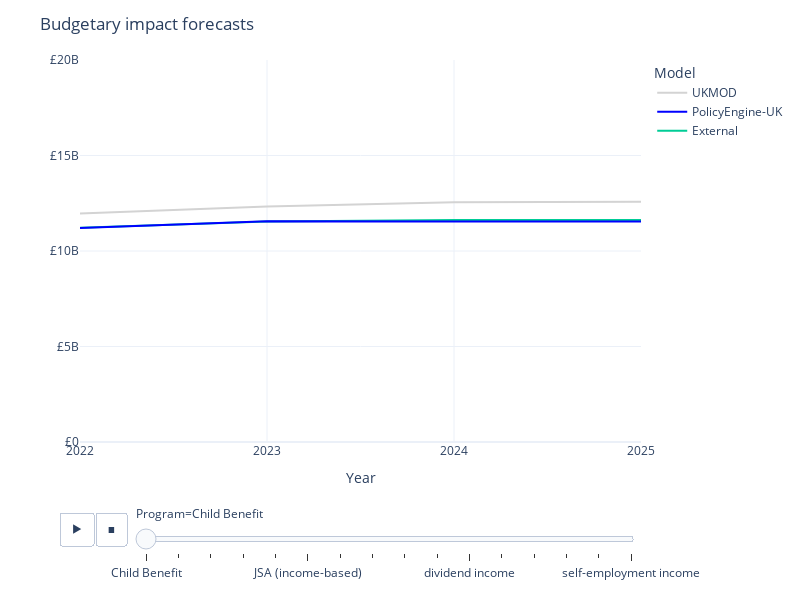

Write notebook code for a chart like this one.
### Markdown cell above
### Forecast comparison

### Code cell
def table_to_model_comparison(table):
    df = table.reset_index()
    df.columns = ["Model", "Year"] + list(table.columns)
    return (
        pd.melt(df, id_vars=["Year", "Model"])
        .pivot(index=["Year", "variable"], columns="Model", values="value")
        .reset_index()
        .rename(columns=dict(variable="Program"))
    )


def tables_to_model_comparisons(tables):
    dfs = []
    for key, table in tables.items():
        df = table_to_model_comparison(table)
        df = df.rename(
            columns={
                column: f"{column} {key}"
                if key != "" and column not in ("Year", "Model", "Program")
                else column
                for column in df.columns
            }
        )
        dfs.append(df)
    df = pd.concat(dfs, axis=1)
    df = df.loc[:, ~df.columns.duplicated()]
    return df


def model_forecast_chart(table, title=None, currency=True):
    hovertemplate = ""
    df = table_to_model_comparison(table)
    fig = (
        px.line(
            df,
            animation_frame="Program",
            x="Year",
            y=[EXTERNAL, policyengine_uk, UKMOD],
            color_discrete_map={
                policyengine_uk: "blue",
                UKMOD: "lightgrey",
            },
        )
        .update_layout(
            width=800,
            height=600,
            yaxis_tickprefix="£" if currency else "",
            title=title,
            template="plotly_white",
            legend_title="Model",
            yaxis_title="",
            yaxis_range=(0, 20e9) if currency else (0, 10e6),
            legend_traceorder="reversed",
            xaxis_tickvals=list(range(2022, 2026)),
        )
        .update_traces(hovertemplate=hovertemplate)
    )
    for frame in fig.frames:
        for data in frame.data:
            data.hovertemplate = hovertemplate
    return fig


model_forecast_chart(
    model_validation_table(budgetary_impact, divisor=1, decimals=1),
    title="Budgetary impact forecasts",
)

### Figure 1 — Plotly figure (JSON) as saved in the notebook; plotly's stock layout.template omitted (floating-point values rounded to 4 significant figures)
{"data": [{"hovertemplate": "", "legendgroup": "External", "line": {"color": "#00cc96", "dash": "solid"}, "marker": {"symbol": "circle"}, "mode": "lines", "name": "External", "orientation": "h", "showlegend": true, "type": "scatter", "x": [2022, 2023, 2024, 2025], "xaxis": "x", "y": [11213000000, 11546000000, 11626000000, 11627000000], "yaxis": "y"}, {"hovertemplate": "", "legendgroup": "PolicyEngine-UK", "line": {"color": "blue", "dash": "solid"}, "marker": {"symbol": "circle"}, "mode": "lines", "name": "PolicyEngine-UK", "orientation": "h", "showlegend": true, "type": "scatter", "x": [2022, 2023, 2024, 2025], "xaxis": "x", "y": [11210000000.0, 11560000000.0, 11550000000.0, 11540000000.0], "yaxis": "y"}, {"hovertemplate": "", "legendgroup": "UKMOD", "line": {"color": "lightgrey", "dash": "solid"}, "marker": {"symbol": "circle"}, "mode": "lines", "name": "UKMOD", "orientation": "h", "showlegend": true, "type": "scatter", "x": [2022, 2023, 2024, 2025], "xaxis": "x", "y": [11963000000, 12331000000, 12547000000, 12579000000], "yaxis": "y"}], "layout": {"height": 600, "legend": {"title": {"text": "Model"}, "tracegroupgap": 0, "traceorder": "reversed"}, "margin": {"t": 60}, "sliders": [{"active": 0, "currentvalue": {"prefix": "Program="}, "len": 0.9, "pad": {"b": 10, "t": 60}, "steps": [{"args": [["Child Benefit"], {"frame": {"duration": 0, "redraw": false}, "fromcurrent": true, "mode": "immediate", "transition": {"duration": 0, "easing": "linear"}}], "label": "Child Benefit", "method": "animate"}, {"args": [["Child Tax Credit"], {"frame": {"duration": 0, "redraw": false}, "fromcurrent": true, "mode": "immediate", "transition": {"duration": 0, "easing": "linear"}}], "label": "Child Tax Credit", "method": "animate"}, {"args": [["Housing Benefit"], {"frame": {"duration": 0, "redraw": false}, "fromcurrent": true, "mode": "immediate", "transition": {"duration": 0, "easing": "linear"}}], "label": "Housing Benefit", "method": "animate"}, {"args": [["Income Support"], {"frame": {"duration": 0, "redraw": false}, "fromcurrent": true, "mode": "immediate", "transition": {"duration": 0, "easing": "linear"}}], "label": "Income Support", "method": "animate"}, {"args": [["Income Tax"], {"frame": {"duration": 0, "redraw": false}, "fromcurrent": true, "mode": "immediate", "transition": {"duration": 0, "easing": "linear"}}], "label": "Income Tax", "method": "animate"}, {"args": [["JSA (income-based)"], {"frame": {"duration": 0, "redraw": false}, "fromcurrent": true, "mode": "immediate", "transition": {"duration": 0, "easing": "linear"}}], "label": "JSA (income-based)", "method": "animate"}, {"args": [["National Insurance (total)"], {"frame": {"duration": 0, "redraw": false}, "fromcurrent": true, "mode": "immediate", "transition": {"duration": 0, "easing": "linear"}}], "label": "National Insurance (total)", "method": "animate"}, {"args": [["Pension Credit"], {"frame": {"duration": 0, "redraw": false}, "fromcurrent": true, "mode": "immediate", "transition": {"duration": 0, "easing": "linear"}}], "label": "Pension Credit", "method": "animate"}, {"args": [["Universal Credit"], {"frame": {"duration": 0, "redraw": false}, "fromcurrent": true, "mode": "immediate", "transition": {"duration": 0, "easing": "linear"}}], "label": "Universal Credit", "method": "animate"}, {"args": [["Working Tax Credit"], {"frame": {"duration": 0, "redraw": false}, "fromcurrent": true, "mode": "immediate", "transition": {"duration": 0, "easing": "linear"}}], "label": "Working Tax Credit", "method": "animate"}, {"args": [["dividend income"], {"frame": {"duration": 0, "redraw": false}, "fromcurrent": true, "mode": "immediate", "transition": {"duration": 0, "easing": "linear"}}], "label": "dividend income", "method": "animate"}, {"args": [["employment income"], {"frame": {"duration": 0, "redraw": false}, "fromcurrent": true, "mode": "immediate", "transition": {"duration": 0, "easing": "linear"}}], "label": "employment income", "method": "animate"}, {"args": [["pension income"], {"frame": {"duration": 0, "redraw": false}, "fromcurrent": true, "mode": "immediate", "transition": {"duration": 0, "easing": "linear"}}], "label": "pension income", "method": "animate"}, {"args": [["rental income"], {"frame": {"duration": 0, "redraw": false}, "fromcurrent": true, "mode": "immediate", "transition": {"duration": 0, "easing": "linear"}}], "label": "rental income", "method": "animate"}, {"args": [["savings interest income"], {"frame": {"duration": 0, "redraw": false}, "fromcurrent": true, "mode": "immediate", "transition": {"duration": 0, "easing": "linear"}}], "label": "savings interest income", "method": "animate"}, {"args": [["self-employment income"], {"frame": {"duration": 0, "redraw": false}, "fromcurrent": true, "mode": "immediate", "transition": {"duration": 0, "easing": "linear"}}], "label": "self-employment income", "method": "animate"}], "x": 0.1, "xanchor": "left", "y": 0, "yanchor": "top"}], "title": {"text": "Budgetary impact forecasts"}, "updatemenus": [{"buttons": [{"args": [null, {"frame": {"duration": 500, "redraw": false}, "fromcurrent": true, "mode": "immediate", "transition": {"duration": 500, "easing": "linear"}}], "label": "&#9654;", "method": "animate"}, {"args": [[null], {"frame": {"duration": 0, "redraw": false}, "fromcurrent": true, "mode": "immediate", "transition": {"duration": 0, "easing": "linear"}}], "label": "&#9724;", "method": "animate"}], "direction": "left", "pad": {"r": 10, "t": 70}, "showactive": false, "type": "buttons", "x": 0.1, "xanchor": "right", "y": 0, "yanchor": "top"}], "width": 800, "xaxis": {"anchor": "y", "domain": [0, 1], "tickvals": [2022, 2023, 2024, 2025], "title": {"text": "Year"}}, "yaxis": {"anchor": "x", "domain": [0, 1], "range": [0, 20000000000], "tickprefix": "£", "title": {"text": ""}}}}
